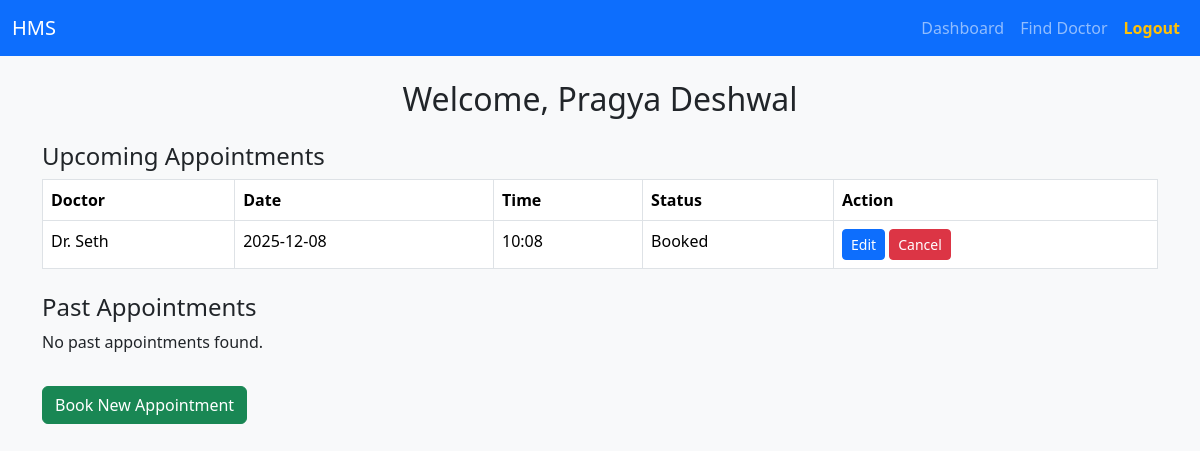
Screenshot of /patient/dashboard (signed in) with the database file from the repository.
### tables this page shows
CREATE TABLE patients (
            id INTEGER PRIMARY KEY AUTOINCREMENT,
            name TEXT,
            age INTEGER,
            gender TEXT,
            contact TEXT,
            user_ref INTEGER UNIQUE, email TEXT,
            FOREIGN KEY (user_ref) REFERENCES users(id)
        );

CREATE TABLE appointments (
            id INTEGER PRIMARY KEY AUTOINCREMENT,
            patient_id INTEGER,
            doctor_id INTEGER,
            date TEXT,
            time TEXT,
            status TEXT CHECK(status IN ('Booked', 'Completed', 'Cancelled')),
            FOREIGN KEY (patient_id) REFERENCES patients(id),
            FOREIGN KEY (doctor_id) REFERENCES doctors(id)
        );

CREATE TABLE doctors (
            id INTEGER PRIMARY KEY AUTOINCREMENT,
            name TEXT,
            specialization TEXT,
            department_id INTEGER,
            contact TEXT,
            availability TEXT,
            user_ref INTEGER UNIQUE,
            FOREIGN KEY (user_ref) REFERENCES users(id),
            FOREIGN KEY (department_id) REFERENCES departments(id)
        );

### controllers/patient.py (the view)
@patient_blueprint.route("/dashboard")
@patient_required
def dashboard():
    patient = fetch_logged_patient()
    db = start_connection()
    cur = db.cursor()
    cur.execute("""
        SELECT a.*, d.name AS doctor_name
        FROM appointments a
        JOIN doctors d ON a.doctor_id = d.id
        WHERE a.patient_id = ? AND a.status = 'Booked'
        ORDER BY date(a.date) ASC
    """, (patient["id"],))
    upcoming_apts = cur.fetchall()
    cur.execute("""
        SELECT a.*, d.name AS doctor_name, t.diagnosis, t.prescription
        FROM appointments a
        JOIN doctors d ON a.doctor_id = d.id
        LEFT JOIN treatments t ON t.appointment_id = a.id
        WHERE a.patient_id = ? AND a.status = 'Completed'
        ORDER BY date(a.date) DESC
    """, (patient["id"],))
    past_apts = cur.fetchall()
    return render_template(
        "patient/dashboard.html",
        patient=patient,
        upcoming=upcoming_apts,
        past=past_apts
    )

### app.py (called while the page is built)
@app.teardown_appcontext
def teardown_database(exception):
    close_connection()

### controllers/patient.py (called while the page is built)
def patient_required(fn):
    @wraps(fn)
    def secured_route(*args, **kwargs):
        if session.get("role") != "patient":
            flash("Please login as a patient to continue.", "error")
            return redirect("/login")
        return fn(*args, **kwargs)
    return secured_route

def fetch_logged_patient():
    user_id = session.get("user_ref")
    db = start_connection()
    cur = db.cursor()
    cur.execute("SELECT * FROM patients WHERE user_ref = ?", (user_id,))
    return cur.fetchone()

### database.py (called while the page is built)
def start_connection():     #If connection does not exist, create a new one
    conn = getattr(g, "db_connection", None)
    if conn is None:
        conn = sqlite3.connect(db)
        conn.row_factory = sqlite3.Row
        g.db_connection = conn
    return g.db_connection

def close_connection(error=None):
    conn = getattr(g, "db_connection", None)
    if conn is not None:
        conn.close()

### templates/patient/dashboard.html
{% extends "layout.html" %}
{% block content %}
<h2 class="mb-4 text-center">Welcome, {{ patient.name }}</h2>
<h4 class="mt-4">Upcoming Appointments</h4>
{% if upcoming %}
<table class="table table-bordered">
    <thead>
        <tr>
            <th>Doctor</th>
            <th>Date</th>
            <th>Time</th>
            <th>Status</th>
            <th>Action</th>
        </tr>
    </thead>
    <tbody>
        {% for a in upcoming %}
        <tr>
            <td>{{ a.doctor_name }}</td>
            <td>{{ a.date }}</td>
            <td>{{ a.time }}</td>
            <td>{{ a.status or 'Booked' }}</td>
            <td>
                <a href="{{ url_for('patient.edit_appointment', apt_id=a.id) }}" class="btn btn-sm btn-primary">Edit</a>
                <a href="{{ url_for('patient.cancel', apt_id=a.id) }}" class="btn btn-sm btn-danger">Cancel</a>
            </td>
        </tr>
        {% endfor %}
    </tbody>
</table>
{% else %}
<p>No upcoming appointments.</p>
{% endif %}
<h4 class="mt-4">Past Appointments</h4>
{% if past %}
<table class="table table-striped">
    <thead>
        <tr>
            <th>Doctor</th>
            <th>Date</th>
            <th>Time</th>
            <th>Diagnosis</th>
            <th>Prescription</th>
        </tr>
    </thead>
    <tbody>
        {% for a in past %}
        <tr>
            <td>{{ a.doctor_name }}</td>
            <td>{{ a.date }}</td>
            <td>{{ a.time }}</td>
            <td>{{ a.diagnosis or 'N/A' }}</td>
            <td>{{ a.prescription or 'N/A' }}</td>
        </tr>
        {% endfor %}
    </tbody>
</table>
{% else %}
<p>No past appointments found.</p>
{% endif %}
<a href="{{ url_for('patient.search') }}" class="btn btn-success mt-3">Book New Appointment</a>
{% endblock %}

### static/css/custom.css (style rules this page uses)
body { background-color: #f7f9fc; }

### rows the page displays
patients: name "Pragya Deshwal"
appointments: doctor_name "Dr. Seth", date "2025-12-08", time "10:08", status "Booked"
